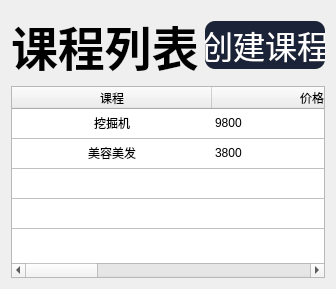
          <widget class="QWidget" name="page_4">
           <layout class="QHBoxLayout" name="horizontalLayout_37">
            <item>
             <layout class="QVBoxLayout" name="verticalLayout_19">
              <item>
               <layout class="QHBoxLayout" name="horizontalLayout_36">
                <item>
                 <widget class="QLabel" name="label_47">
                  <property name="font">
                   <font>
                    <family>Songti SC</family>
                    <pointsize>35</pointsize>
                    <bold>true</bold>
                   </font>
                  </property>
                  <property name="text">
                   <string>课程列表</string>
                  </property>
                 </widget>
                </item>
                <item>
                 <widget class="QPushButton" name="pushButton_18">
                  <property name="minimumSize">
                   <size>
                    <width>80</width>
                    <height>0</height>
                   </size>
                  </property>
                  <property name="maximumSize">
                   <size>
                    <width>120</width>
                    <height>16777215</height>
                   </size>
                  </property>
                  <property name="font">
                   <font>
                    <family>Wawati SC</family>
                    <pointsize>24</pointsize>
                   </font>
                  </property>
                  <property name="styleSheet">
                   <string notr="true">QPushButton{
color:rgb(255,255,255);
border-radius:10px;
background-color:rgb(27,35,56);
}
QPushButton:hover{
background-color:rgb(47,60,97);
}
QPushButton:pressed{
background-color:rgb(19,24,39);
}</string>
                  </property>
                  <property name="text">
                   <string>创建课程</string>
                  </property>
                 </widget>
                </item>
               </layout>
              </item>
              <item>
               <widget class="QTableWidget" name="tableWidget_2">
                <property name="styleSheet">
                 <string notr="true">QTableWidget:item{
border-bottom:0.5px solid rgb(192, 192, 192);
selection-color: rgb(0, 0, 0);
}</string>
                </property>
                <property name="showGrid">
                 <bool>false</bool>
                </property>
                <attribute name="horizontalHeaderDefaultSectionSize">
                 <number>200</number>
                </attribute>
                <attribute name="horizontalHeaderHighlightSections">
                 <bool>true</bool>
                </attribute>
                <attribute name="horizontalHeaderStretchLastSection">
                 <bool>true</bool>
                </attribute>
                <attribute name="verticalHeaderVisible">
                 <bool>false</bool>
                </attribute>
                <row>
                 <property name="text">
                  <string>0</string>
                 </property>
                </row>
                <row>
                 <property name="text">
                  <string>1</string>
                 </property>
                </row>
                <row>
                 <property name="text">
                  <string>2</string>
                 </property>
                </row>
                <row>
                 <property name="text">
                  <string>3</string>
                 </property>
                </row>
                <column>
                 <property name="text">
                  <string>课程</string>
                 </property>
                </column>
                <column>
                 <property name="text">
                  <string>价格</string>
                 </property>
                </column>
                <column>
                 <property name="text">
                  <string>学习人数</string>
                 </property>
                </column>
                <column>
                 <property name="text">
                  <string>编辑</string>
                 </property>
                </column>
                <item row="0" column="0">
                 <property name="text">
                  <string>挖掘机</string>
                 </property>
                 <property name="textAlignment">
                  <set>AlignCenter</set>
                 </property>
                </item>
                <item row="0" column="1">
                 <property name="text">
                  <string>9800</string>
                 </property>
                </item>
                <item row="0" column="2">
                 <property name="text">
                  <string>501</string>
                 </property>
                </item>
                <item row="0" column="3">
                 <property name="text">
                  <string>编辑</string>
                 </property>
                </item>
                <item row="1" column="0">
                 <property name="text">
                  <string>美容美发</string>
                 </property>
                 <property name="textAlignment">
                  <set>AlignCenter</set>
                 </property>
                </item>
                <item row="1" column="1">
                 <property name="text">
                  <string>3800</string>
                 </property>
                </item>
                <item row="1" column="2">
                 <property name="text">
                  <string>320</string>
                 </property>
                </item>
                <item row="1" column="3">
                 <property name="text">
                  <string>编辑</string>
                 </property>
                </item>
               </widget>
              </item>
             </layout>
            </item>
           </layout>
          </widget>
